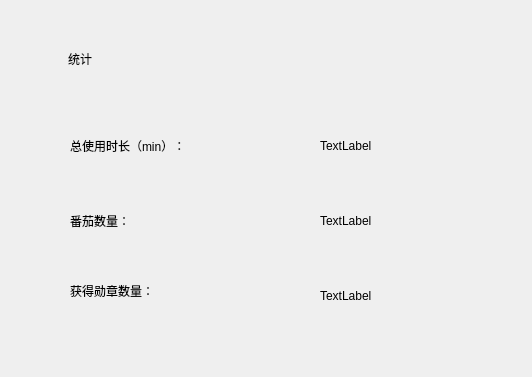
<?xml version="1.0" encoding="UTF-8"?>
<ui version="4.0">
 <class>personal_details</class>
 <widget class="QWidget" name="personal_details">
  <property name="geometry">
   <rect>
    <x>0</x>
    <y>0</y>
    <width>532</width>
    <height>377</height>
   </rect>
  </property>
  <property name="windowTitle">
   <string>tomato</string>
  </property>
  <property name="windowIcon">
   <iconset resource="images.qrc">
    <normaloff>:/photos/tomato.png</normaloff>:/photos/tomato.png</iconset>
  </property>
  <widget class="QLabel" name="label_2">
   <property name="geometry">
    <rect>
     <x>70</x>
     <y>270</y>
     <width>151</width>
     <height>41</height>
    </rect>
   </property>
   <property name="styleSheet">
    <string notr="true">font: 14pt &quot;宋体&quot;;</string>
   </property>
   <property name="text">
    <string>获得勋章数量：</string>
   </property>
  </widget>
  <widget class="QLabel" name="label">
   <property name="geometry">
    <rect>
     <x>68</x>
     <y>38</y>
     <width>91</width>
     <height>41</height>
    </rect>
   </property>
   <property name="styleSheet">
    <string notr="true">font: 22pt &quot;仿宋&quot;;
</string>
   </property>
   <property name="text">
    <string>统计</string>
   </property>
  </widget>
  <widget class="QLabel" name="clock_num">
   <property name="geometry">
    <rect>
     <x>320</x>
     <y>280</y>
     <width>141</width>
     <height>31</height>
    </rect>
   </property>
   <property name="styleSheet">
    <string notr="true">font: 14pt &quot;宋体&quot;;</string>
   </property>
   <property name="text">
    <string>TextLabel</string>
   </property>
  </widget>
  <widget class="QLabel" name="work_num">
   <property name="geometry">
    <rect>
     <x>320</x>
     <y>130</y>
     <width>141</width>
     <height>31</height>
    </rect>
   </property>
   <property name="styleSheet">
    <string notr="true">font: 14pt &quot;宋体&quot;;</string>
   </property>
   <property name="text">
    <string>TextLabel</string>
   </property>
  </widget>
  <widget class="QLabel" name="tomato_num">
   <property name="geometry">
    <rect>
     <x>320</x>
     <y>200</y>
     <width>151</width>
     <height>41</height>
    </rect>
   </property>
   <property name="styleSheet">
    <string notr="true">font: 14pt &quot;宋体&quot;;</string>
   </property>
   <property name="text">
    <string>TextLabel</string>
   </property>
  </widget>
  <widget class="QLabel" name="label_3">
   <property name="geometry">
    <rect>
     <x>70</x>
     <y>200</y>
     <width>151</width>
     <height>41</height>
    </rect>
   </property>
   <property name="styleSheet">
    <string notr="true">font: 14pt &quot;宋体&quot;;</string>
   </property>
   <property name="text">
    <string>番茄数量：</string>
   </property>
  </widget>
  <widget class="QLabel" name="label_4">
   <property name="geometry">
    <rect>
     <x>70</x>
     <y>120</y>
     <width>221</width>
     <height>51</height>
    </rect>
   </property>
   <property name="styleSheet">
    <string notr="true">font: 14pt &quot;宋体&quot;;</string>
   </property>
   <property name="text">
    <string>总使用时长（min）：</string>
   </property>
  </widget>
 </widget>
 <resources>
  <include location="images.qrc"/>
 </resources>
 <connections/>
</ui>
